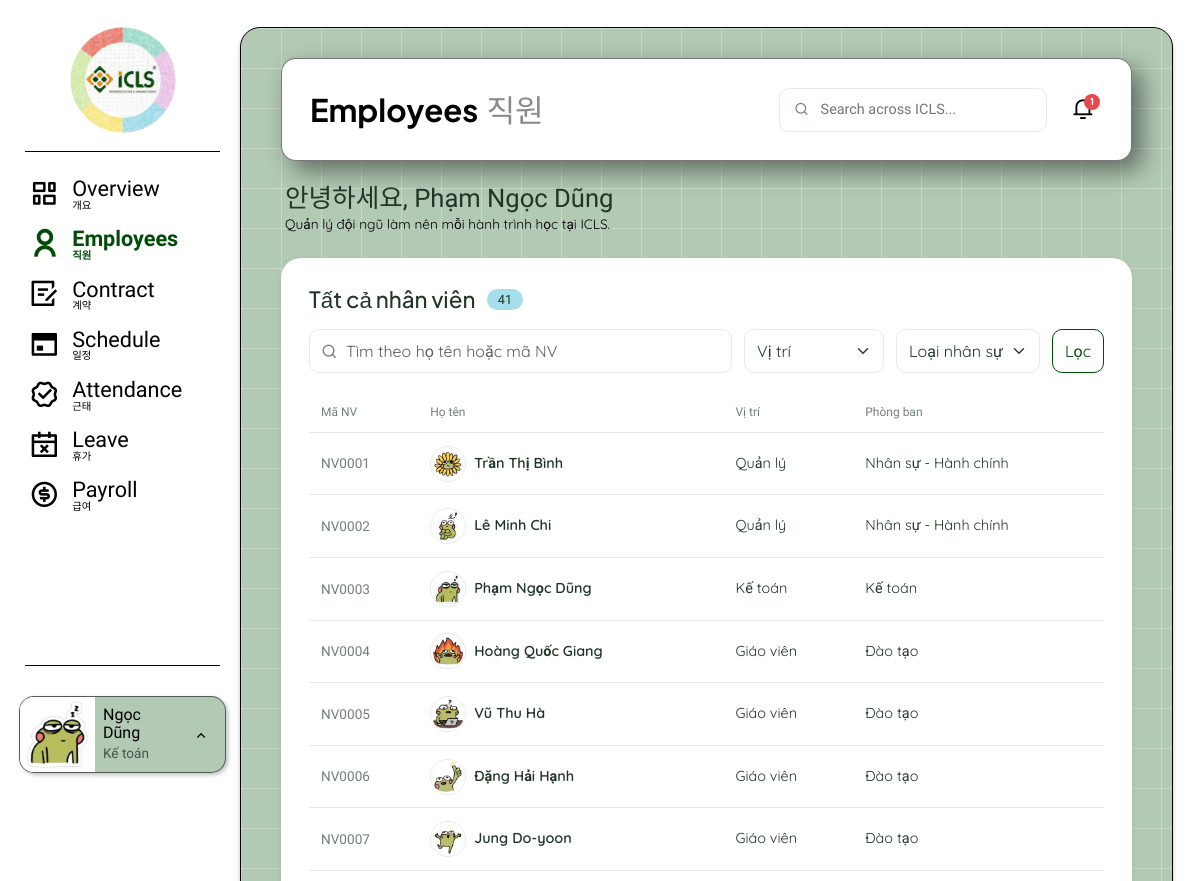
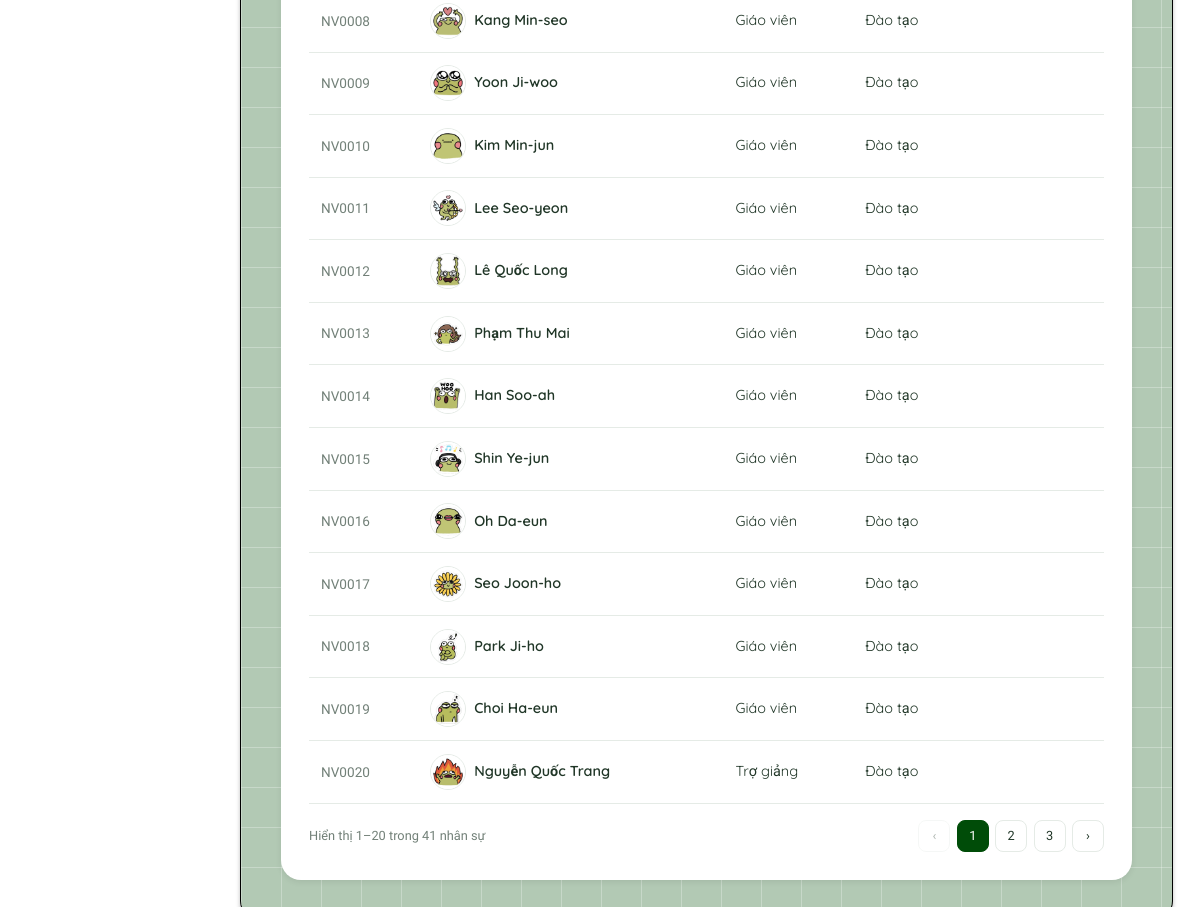
Page /nhan-su/ (signed in) on the committed database (2 pictures, top to bottom).
### accounts/models.py (models this page shows, shortened)
class User(AbstractUser):
    username = None
    first_name = None
    last_name = None
    email = models.EmailField(max_length=255, unique=True)
    full_name = models.CharField(max_length=150, blank=True)
    phone = models.CharField(max_length=20, blank=True)
    role = models.CharField(max_length=20, choices=UserRole.choices, default=UserRole.EMPLOYEE)
    avatar = models.FileField(upload_to='avatars/', blank=True)
    updated_at = models.DateTimeField(auto_now=True)
    USERNAME_FIELD = 'email'
    REQUIRED_FIELDS = []
    objects = UserManager()
    class Meta:
        db_table = 'users'

### employees/models.py (models this page shows, shortened)
class Employee(models.Model):
    user = models.OneToOneField(settings.AUTH_USER_MODEL, on_delete=models.PROTECT, related_name='employee')
    candidate = models.OneToOneField('recruitment.Candidate', on_delete=models.SET_NULL, null=True, blank=True,
                                     related_name='employee')
    full_name = models.CharField(max_length=150)
    phone = models.CharField(max_length=20)
    gender = models.CharField(max_length=10, choices=Gender.choices, blank=True)
    date_of_birth = models.DateField(null=True, blank=True)
    id_card_number = models.CharField(max_length=20, unique=True, null=True, blank=True)
    address = models.TextField(blank=True)
    nationality = models.CharField(max_length=30, default='Việt Nam')
    department = models.CharField(max_length=30, choices=Department.choices)
    position = models.CharField(max_length=30, choices=Position.choices)
    employment_type = models.CharField(max_length=20, choices=EmploymentType.choices)
    work_shift = models.CharField(max_length=20, choices=WorkShift.choices, blank=True)
    bank_account = models.CharField(max_length=100, blank=True)
    status = models.CharField(max_length=20, choices=EmployeeStatus.choices, default=EmployeeStatus.ONBOARDING)
    join_date = models.DateField()
    created_at = models.DateTimeField(auto_now_add=True)
    updated_at = models.DateTimeField(auto_now=True)
    class Meta:
        db_table = 'employees'
    @property
    def code(self):
        return f'NV{self.id:04d}'

### employees/views.py (the view)
# urls.py: path('', views.danh_sach, name='contract_list'),                          # UC 3.1 (QL, KT: tất cả; NV: của mình)
@role_required()
def danh_sach(request):
    bo_loc = BoLocNhanSuForm(request.GET or None)
    tham_so = bo_loc.cleaned_data if bo_loc.is_valid() else {}
    ds = services.danh_sach_nhan_su(request.user, tham_so.get('q', ''), tham_so.get('vi_tri', ''),
                                    tham_so.get('loai_hinh', ''), tham_so.get('trang_thai', ''))
    trang = Paginator(ds, settings.SO_DONG_MOI_TRANG).get_page(request.GET.get('page'))
    xem_day_du = request.user.role in (GD, QL)
    boi_canh = {'trang': trang, 'bo_loc': bo_loc, 'xem_day_du': xem_day_du,
                'khong_tim_thay': thong_bao.KHONG_TIM_THAY_NHAN_SU}
    if xem_day_du:
        boi_canh['dem'] = services.dem_nhan_su_theo_trang_thai()
        boi_canh['so_cho_duyet'] = services.giay_to_cho_duyet(request.user).count()
    if request.user.role == QL:
        boi_canh['so_canh_bao'] = len(services.danh_sach_canh_bao())
    return render(request, 'employees/danh_sach.html', boi_canh)

### employees/forms.py
class BoLocNhanSuForm(BootstrapForm):
    q = forms.CharField(required=False, label='Tìm kiếm',
                        widget=forms.TextInput(attrs={'placeholder': 'Tìm theo họ tên hoặc mã NV'}))
    vi_tri = forms.ChoiceField(required=False, label='Vị trí', choices=[('', 'Vị trí')] + list(Position.choices))
    loai_hinh = forms.ChoiceField(required=False, label='Loại nhân sự', choices=[('', 'Loại nhân sự')] + list(EmploymentType.choices))
    trang_thai = forms.ChoiceField(required=False, label='Trạng thái',
                                   choices=[('', 'Trạng thái')] + list(Employee._meta.get_field('status').choices))

### core/context_processors.py (called while the page is built)
def thong_bao_chua_doc(request):
    if request.user.is_authenticated:
        return {'so_thong_bao_chua_doc': request.user.notifications.filter(is_read=False).count()}
    return {'so_thong_bao_chua_doc': 0}

### core/forms.py (called while the page is built)
    def full_clean(self):
        super().full_clean()
        for ten in self.errors:
            if ten in self.fields:
                self.fields[ten].widget.attrs['class'] += ' is-invalid'

### core/menu.py (called while the page is built)
def menu_chinh(request):
    if not request.user.is_authenticated:
        return {'menu_chinh': []}
    app_hien_tai = request.resolver_match.app_name if request.resolver_match else ''
    ten_url_hien_tai = request.resolver_match.url_name if request.resolver_match else ''
    cac_muc = []
    for khoa, ten_anh, ten_han, icon, ten_url, vai_tro, tien_to in MUC_MENU:
        if request.user.role not in vai_tro:
            continue
        try:
            url = reverse(ten_url)
        except NoReverseMatch:
            url = None                      # app chưa làm xong: hiện mờ
        dang_chon = khoa == app_hien_tai and (tien_to is None or (ten_url_hien_tai or '').startswith(tien_to))
        cac_muc.append({'ten_anh': ten_anh, 'ten_han': ten_han, 'icon': icon, 'url': url, 'dang_chon': dang_chon})
    return {'menu_chinh': cac_muc}

### core/permissions.py (called while the page is built)
def role_required(*roles, thong_diep=None):
    cho_phep = roles or VAI_TRO_NGHIEP_VU
    def decorator(view):
        @wraps(view)
        @login_required
        def wrapper(request, *args, **kwargs):
            if request.user.role not in cho_phep:
                return tra_403(request, thong_diep)
            return view(request, *args, **kwargs)
        return wrapper
    return decorator

### core/templatetags/icls_filters.py (called while the page is built)
@register.simple_tag(takes_context=True)
def link_trang(context, so_trang):
    tham_so = context['request'].GET.copy()
    tham_so['page'] = so_trang
    return '?' + tham_so.urlencode()

### templates/employees/danh_sach.html (shortened to what this page needs)
{% extends 'base.html' %}
{% load icls_filters %}
{% block page_title %}Employees{% endblock %}
{% block page_title_ko %}직원{% endblock %}
{% block pre_card %}
<div class="page-greeting">
  <div>
    <p class="hello"><span class="font-itim">안녕하세요,</span> {{ user.full_name|default:user.email }}</p>
    <p class="sub">Quản lý đội ngũ làm nên mỗi hành trình học tại ICLS.</p>
  </div>
</div>
{% endblock %}
{% block content %}
<div class="card-head">
  <h2 class="title">Tất cả nhân viên <span class="count-badge">{{ trang.paginator.count }}</span></h2>
</div>
<form method="get" class="toolbar">
  <div class="search"><i class="ri-search-line"></i>{{ bo_loc.q }}</div>
  {{ bo_loc.vi_tri }} {{ bo_loc.loai_hinh }}
  <button class="btn btn-outline-icls">Lọc</button>
</form>
<div class="table-wrap">
<table class="tbl">
  <thead><tr>
    <th>Mã NV</th><th>Họ tên</th><th>Vị trí</th><th>Phòng ban</th>
  </tr></thead>
  <tbody>
  {% for nv in trang %}
    <tr>
      <td class="id">{{ nv.code }}</td>
      <td>
        <a class="row-link d-flex align-items-center gap-2"
           href="{% if xem_day_du %}{% url 'employees:employee_detail' nv.pk %}{% else %}{% url 'employees:employee_contact' nv.pk %}{% endif %}">
          {% avatar nv %}
          <span><span class="name d-block">{{ nv.full_name }}</span>{% if xem_day_du %}<span class="sub">{{ nv.user.email }}</span>{% endif %}</span>
        </a>
      </td>
      <td>{{ nv.get_position_display }}</td>
      <td>{{ nv.get_department_display }}</td>
    </tr>
  {% empty %}
    <tr><td colspan="8" class="text-center text-muted py-4">{{ khong_tim_thay }}</td></tr>
  {% endfor %}
  </tbody>
</table>
</div>
{% include 'core/_phan_trang.html' with trang=trang don_vi='nhân sự' %}
{% endblock %}

### templates/base.html (shortened to what this page needs)
{% load static icls_filters %}
<!doctype html>
<html lang="vi">
<head>
  <link href="https://cdn.jsdelivr.net/npm/bootstrap@5.3.3/dist/css/bootstrap.min.css" rel="stylesheet">
  <link href="https://cdn.jsdelivr.net/npm/remixicon@4.3.0/fonts/remixicon.css" rel="stylesheet">
  <link href="{% static 'css/icls.css' %}?v=14" rel="stylesheet">
</head>
<body>
{% if user.is_authenticated %}
<div class="app-shell">
  <aside class="app-sidebar offcanvas-lg offcanvas-start" tabindex="-1" id="thanhTrai" aria-label="Menu chính">
    <div class="offcanvas-body d-flex flex-column p-0">
      <a href="{% url 'dashboard:dashboard' %}"><img src="{% static 'img/icls-logo.png' %}" alt="ICLS" class="sidebar-logo"></a>
      <hr class="sidebar-divider">
      <ul class="sidebar-nav">
        {% for muc in menu_chinh %}
        <li>
          <a class="sidebar-link {% if muc.dang_chon %}active{% endif %} {% if not muc.url %}disabled{% endif %}"
             href="{{ muc.url|default:'#' }}" {% if not muc.url %}aria-disabled="true" tabindex="-1" title="Sắp có"{% endif %}>
            <i class="{{ muc.icon }}"></i>
            <span><span class="ten-anh">{{ muc.ten_anh }}</span><span class="ten-han">{{ muc.ten_han }}</span></span>
          </a>
        </li>
        {% endfor %}
      </ul>
      <hr class="sidebar-divider">
      <div class="profile-wrap">
        <div class="profile-card dropup">
          {% if user.avatar %}
          <img class="profile-avatar" src="{% url 'core:tai_file' user.avatar.name %}" alt="">
          {% else %}
          <span class="profile-avatar">{{ user.email|slice:":1"|upper }}</span>
          {% endif %}
          <div class="overflow-hidden">
            <div class="profile-name" title="{{ user.full_name }}">{% if user.full_name %}{{ user.full_name|ten_goi }}{% else %}{{ user.email }}{% endif %}</div>
            <div class="profile-role">{{ user.get_role_display }}</div>
          </div>
          <button type="button" class="profile-trigger" data-bs-toggle="dropdown" data-bs-reference="parent" aria-label="Menu tài khoản">
            <i class="ri-arrow-up-s-line"></i>
          </button>
        </div>
      </div>
    </div>
  </aside>
  <main class="app-main">
    <div class="app-panel">
      <header class="app-navbar">
        <h1 class="app-title">{% block page_title %}ICLS{% endblock %}<span class="ko">{% block page_title_ko %}{% endblock %}</span></h1>
        <div class="global-tools">
          <label class="search-field"><i class="ri-search-line"></i><input type="search" placeholder="Search across ICLS..." disabled></label>
          <a class="bell" href="{% url 'core:notifications' %}" aria-label="Thông báo">
            <i class="ri-notification-3-line"></i>
            {% if so_thong_bao_chua_doc %}<span class="dot">{{ so_thong_bao_chua_doc }}</span>{% endif %}
          </a>
        </div>
      </header>
      {% block panel %}
      {% block pre_card %}{% endblock %}
      <section class="app-card">
        {% block content %}{% endblock %}
      </section>
      {% endblock %}
    </div>
  </main>
</div>
{% endif %}
</body>
</html>

### templates/core/_avatar.html
{% load icls_filters %}{% if anh %}<img class="avatar-initials avatar-anh {{ co }}" src="{% url 'core:tai_file' anh %}" alt="" title="{{ nv.full_name }}" loading="lazy">{% else %}<span class="avatar-initials {{ co }} {{ nv.pk|default:0|mau_avatar }}" title="{{ nv.full_name }}">{{ chu }}</span>{% endif %}

### rows in the picture
User: avatar (picture), full_name|ten_goi "Ngọc Dũng", role "Kế toán", full_name "Phạm Ngọc Dũng"
Employee: code "NV0001", full_name "Trần Thị Bình", position "Quản lý", department "Nhân sự - Hành chính"
Employee: code "NV0002", full_name "Lê Minh Chi", position "Quản lý", department "Nhân sự - Hành chính"
Employee: code "NV0003", full_name "Phạm Ngọc Dũng", position "Kế toán", department "Kế toán"
Employee: code "NV0004", full_name "Hoàng Quốc Giang", position "Giáo viên", department "Đào tạo"
Employee: code "NV0005", shows a picture, full_name "Vũ Thu Hà", position "Giáo viên", department "Đào tạo"
Employee: code "NV0006", shows a picture, full_name "Đặng Hải Hạnh", position "Giáo viên", department "Đào tạo"
Employee: code "NV0007", shows a picture, full_name "Jung Do-yoon", position "Giáo viên", department "Đào tạo"
Employee: code "NV0008", shows a picture, full_name "Kang Min-seo", position "Giáo viên", department "Đào tạo"
Employee: code "NV0009", shows a picture, full_name "Yoon Ji-woo", position "Giáo viên", department "Đào tạo"
Employee: code "NV0010", shows a picture, full_name "Kim Min-jun", position "Giáo viên", department "Đào tạo"
Employee: code "NV0011", shows a picture, full_name "Lee Seo-yeon", position "Giáo viên", department "Đào tạo"
Employee: code "NV0012", shows a picture, full_name "Lê Quốc Long", position "Giáo viên", department "Đào tạo"
Employee: code "NV0013", shows a picture, full_name "Phạm Thu Mai", position "Giáo viên", department "Đào tạo"
Employee: code "NV0014", shows a picture, full_name "Han Soo-ah", position "Giáo viên", department "Đào tạo"
Employee: code "NV0015", shows a picture, full_name "Shin Ye-jun", position "Giáo viên", department "Đào tạo"
Employee: code "NV0016", shows a picture, full_name "Oh Da-eun", position "Giáo viên", department "Đào tạo"
Employee: code "NV0017", full_name "Seo Joon-ho", position "Giáo viên", department "Đào tạo"
Employee: code "NV0018", full_name "Park Ji-ho", position "Giáo viên", department "Đào tạo"
Employee: code "NV0019", full_name "Choi Ha-eun", position "Giáo viên", department "Đào tạo"
Employee: code "NV0020", full_name "Nguyễn Quốc Trang", position "Trợ giảng", department "Đào tạo"

### other values in the picture
{{ muc.ten_anh }} "Overview" "Employees" "Contract" "Schedule" "Attendance" "Leave" "Payroll"
{{ muc.ten_han }} "개요" "직원" "계약" "일정" "근태" "휴가" "급여"
{{ so_thong_bao_chua_doc }} "1"
{{ trang.paginator.count }} "41"
{{ trang.start_index }} "1"
{{ trang.end_index }} "20"
{{ don_vi }} "nhân sự"
{{ so }} "1"
{{ so }} "2" "3"
